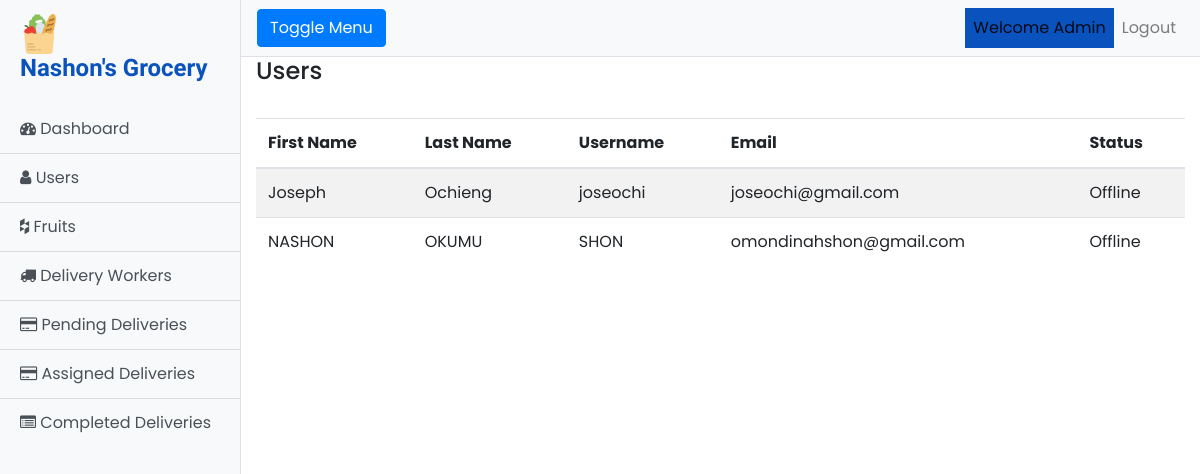
/Admin/users.php, run on the app's committed database.
### tables this page shows
CREATE TABLE `users` (
  `user_id` int(10) NOT NULL,
  `username` varchar(50) NOT NULL,
  `first_name` varchar(50) NOT NULL,
  `last_name` varchar(50) NOT NULL,
  `password` varchar(50) NOT NULL,
  `email` varchar(50) NOT NULL,
  `date_created` datetime NOT NULL
);

### Admin/users.php (the view, shortened to what this page needs)
<!DOCTYPE html>
<html lang="en">
<head>
    <link rel="stylesheet" href="../assets/css/bootstrap.min.css">
    <link rel="stylesheet" href="https://cdnjs.cloudflare.com/ajax/libs/font-awesome/4.7.0/css/font-awesome.min.css">
    <link href="../assets/css/app.css" rel="stylesheet">
</head>
<body>
<div class="d-flex" id="wrapper">
    <div class="bg-light border-right" id="sidebar-wrapper">
        <div class="sidebar-heading">
            <img src="../assets/images/icon.png" class="img-fluid" width="20%" style="margin-right: -400px;" alt="Logo"><br>
            <h4><b>Nashon's Grocery</b></h4></div>
        <div class="list-group list-group-flush">
            <a href="index.php" class="list-group-item list-group-item-action bg-light"><i class="fa fa-dashboard"></i> Dashboard</a>
            <a href="users.php" class="list-group-item list-group-item-action bg-light"><i class="fa fa-user"></i> Users</a>
            <a href="fruits.php" class="list-group-item list-group-item-action bg-light"><i class="fa fa-houzz"></i> Fruits</a>
            <a href="delivery_workers.php" class="list-group-item list-group-item-action bg-light"><i class="fa fa-truck"></i> Delivery Workers</a>
            <a href="pending_deliveries.php" class="list-group-item list-group-item-action bg-light"><i class="fa fa-credit-card"></i> Pending Deliveries</a>
            <a href="assigned_deliveries.php" class="list-group-item list-group-item-action bg-light"><i class="fa fa-credit-card"></i> Assigned Deliveries</a>
            <a href="completed_deliveries.php" class="list-group-item list-group-item-action bg-light"><i class="fa fa-list-alt"></i> Completed Deliveries</a>
        </div>
    </div>
    <div id="page-content-wrapper">
        <nav class="navbar navbar-expand-lg navbar-light bg-light border-bottom">
            <button class="btn btn-primary" id="menu-toggle">Toggle Menu</button>
            <div class="collapse navbar-collapse" id="navbarSupportedContent">
                <ul class="navbar-nav ml-auto mt-2 mt-lg-0">
                    <li class="nav-item active">
                        <a class="nav-link" href="#">Welcome Admin <span class="sr-only">(current)</span></a>
                    </li>
                    <li class="nav-item">
                        <a class="nav-link" href="logout.php">Logout</a>
                    </li>
                </ul>
            </div>
        </nav>
        <div class="container-fluid">
            <h4>Users</h4><br>
            <div class="table-responsive">
            <table class="table table-striped table-hover">
                <thead>
                    <th>First Name</th>
                    <th>Last Name</th>
                    <th>Username</th>
                    <th>Email</th>
                    <th>Status</th>
                </thead>
                <tbody>
                <?php
                include '../includes/dbconnect.php';
                $sql = "SELECT * FROM users";
                $result = mysqli_query($con, $sql);
                ?>
                        <?php
                        while($row = mysqli_fetch_array($result))
                        {
                        ?>
                            <tr>
                        <td><?php echo $row['first_name'] ?></td>
                        <td><?php echo $row['last_name'] ?></td>
                        <td><?php echo $row['username'] ?></td>
                        <td><?php echo $row['email'] ?></td>
                        <td>Offline</td>
                    </tr>
                        <?php
                        }
                        ?>
                </tbody>
            </table>
            </div>
        </div>
    </div>
</div>
</body>
</html>

### assets/css/app.css (style rules this page uses)
body { font-family: 'Poppins', sans-serif; }
#wrapper { overflow-x: hidden; }
#sidebar-wrapper { min-height: 100vh; margin-left: -15rem; -webkit-transition: margin .25s ease-out; -moz-transition: margin .25s ease-out; -o-transition: margin .25s ease-out; transition: margin .25s ease-out; }
#sidebar-wrapper .sidebar-heading { padding: 0.875rem 1.25rem; font-size: 1.2rem; }
#sidebar-wrapper .list-group { width: 15rem; }
#page-content-wrapper { min-width: 100vw; }
@media (min-width: 768px) { #sidebar-wrapper { margin-left: 0; } }
@media (min-width: 768px) { #page-content-wrapper { min-width: 0; width: 100%; } }
.active { color: black; background: #0a53be; }
.sidebar-heading { color: #0a53be; font-size: 40px; font-family: 'Courgette', cursive; }

### data on the page
users: first_name "Joseph", last_name "Ochieng", username "joseochi", email "joseochi@gmail.com"
users: first_name "NASHON", last_name "OKUMU", username "SHON", email "omondinahshon@gmail.com"
